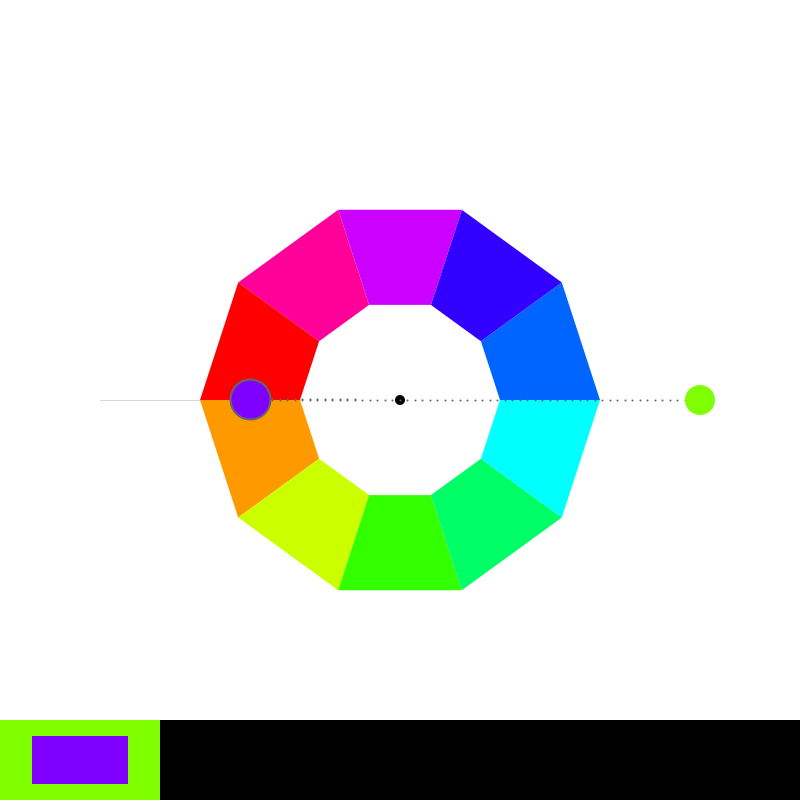
Frame 1 (no input)
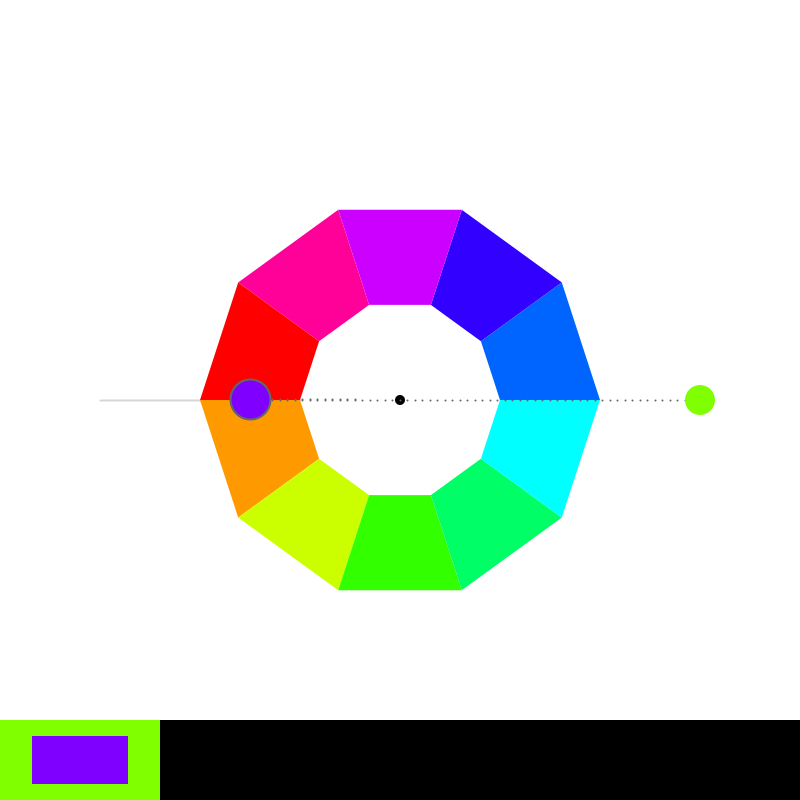
Frame 60 (the mouse pressed at the canvas centre just before this capture)
Frame 120 (the mouse held since frame 60 and released just before this capture): identical to frame 60, image omitted

The Processing sketch that drew these frames (run headless with seeded random() and noise(); from frame 60 on, the mouse is pressed at the canvas centre):

// Processing sketch: processing_152839
// ── processing_152839.pde

/*
 * Creative Coding
 * Week 4, 01 - an interactive colour wheel picker
 * by Indae Hwang and Jon McCormack
 * Copyright (c) 2014 Monash University
 *
 * This program draws an interactive colour selection wheel
 * Drag the colour circle around the hue wheel to change hue, change the distance
 * from the wheel to control brightness.
 *
 * Another colour circle is displayed showing the colour 180 degrees from the current colour
 * 
 */

// colourHandle: the user interface element to changing colours over the wheel
// It has a postion and a size
//
float colorHandleX;
float colorHandleY;
float handleSize = 30;

float brightHandleX;
float brightHandleY;
float brightHandleSize = 45;

// boolean isLocked
// the state of handle: when the color handle is pressed, 
// color hand is lockedâ��released as the left mouse button is released 
//
boolean isLocked = false;

// Wheel radius: inner and outer
//
float innerR = 100; // inner
float outerR = 200; // outer
float outerR2 = outerR * 1.5; // limit of the handle's "pull" range

// current and complementry colour
float hueValue = 90;
float brightValue = 100;
float complementryHue = 0;

int boxes = 5;
float[] boxHue = new float[boxes];
float[] boxBrightness = new float[boxes];
float[] boxCompHue = new float[boxes];

int currentBox = 0;


void setup() {

  size(800, 800);
  colorMode(HSB, 360, 100, 100); // use HSB colour mode, H=0->360, S=0->100, B=0->100

    colorHandleX = width/2+300;
    colorHandleY = height/2;
}


void draw() {
  //Since were using HSB colour mode this clears the display window to white
  //         H  S  B
  background(0, 0, 100);

  // draw reference line at the 0/360 hue boundary
  stroke(0, 40);
  line(width/2 - innerR, height/2, width/2 - outerR2, height/2);

  //draw itten's color wheel - we'll use a QUAD_STRIP for this
  noStroke();
  beginShape(QUAD_STRIP);
  for (int i=0; i<=10; i++) {
    float angle = radians(36*i-90); // 10 x 36 degree steps
    fill(36*i, 100, 100);

    //outside(top)
    vertex(width/2 + outerR*sin(angle), height/2 + outerR*cos(angle) );
    //inside(down)
    vertex(width/2 + innerR*sin(angle), height/2 + innerR*cos(angle) );
  }
  endShape(CLOSE);


  // colour handle Position Update
  colorHandleUpdate();

  //draw dotted line from center to colorhandle
  dotLine(width/2, height/2, colorHandleX, colorHandleY, 40); 

  //draw color handle
  noStroke();
  fill(0);
  ellipse(width/2, height/2, 10, 10);
  //   H         S    B
  fill(hueValue, 100, brightValue);
  ellipse(colorHandleX, colorHandleY, handleSize, handleSize );

  //complementry color for colorHandle (comHand)
  float angleComHand = map( atan2(colorHandleX-width/2, colorHandleY-height/2), -PI, PI, TWO_PI, 0) + HALF_PI;
  float radiusComeHand = 150;
  float comHandX = width/2  + radiusComeHand * cos(angleComHand);
  float comHandY = height/2 + radiusComeHand * sin(angleComHand);

  //dotline from center to comHand
  dotLine(width/2, height/2, comHandX, comHandY, 20); 

  complementryHue = calculateCompHue(hueValue);

  //println("hueValue: "+hueValue + " + "+"comhue: "+complementryHue);

  fill( complementryHue, 100, brightValue );
  ellipse(comHandX, comHandY, 40, 40);

  //set current box colors
  boxHue[currentBox] = hueValue;
  boxBrightness[currentBox] = brightValue;
  boxCompHue[currentBox] = complementryHue;

  drawBoxes();
}

void drawBoxes()
{
  for (int i = 0; i<boxes; i++)
  {
    noStroke();
    fill(boxHue[i], 100, boxBrightness[i]);
    float boxWidth = width/boxes;
    float boxHeight = height/10;
    rect(boxWidth*i, height-boxHeight, boxWidth*(i+1), height);

    fill(boxCompHue[i], 100, boxBrightness[i]);
    float innerBoxWidthOffset = (boxWidth - ((width/boxes)*.60))/2;
    float innerBoxHeightOffset = (boxHeight - ((height/10)*.60))/2;
    rect(boxWidth*i + innerBoxWidthOffset, height-boxHeight+ innerBoxHeightOffset, boxWidth - 2*innerBoxWidthOffset, boxHeight-2*innerBoxHeightOffset);
  }
}


/*
 * calculateCompHue
 *
 * Calculates the complimentary hue from the hue supplied
 */
float calculateCompHue(float hueValue) {

  // Calculate complimentary color with hueValue
  // The complimentary colour should be 180 degrees opposite the selected colour
  if (hueValue >= 180 && hueValue < 360) {
    return hueValue-180;
  } else 
    return hueValue+180;
}


/*
 * colorHandleUpdate
 *
 * Updates the position and orientation of the colour handle based on
 * mouse position when left mouse button is pressed.
 */
void colorHandleUpdate() {

  // isLocked will be true if we pressed the mouse down while over the handle
  if (isLocked) {

    // calculate angle of handle based on mouse position
    // atan2 value is in the range from pi to -pi
    float angle = atan2(mouseY-height/2, mouseX-width/2  );
    float distance = dist(mouseX, mouseY, width/2, height/2);
    float radius = constrain(distance, outerR, outerR2); 
    colorHandleX = width/2  + radius * cos(angle);
    colorHandleY = height/2 + radius * sin(angle);

    hueValue = map (degrees(angle), -180, 180, 360, 0);

    // map distance from outer edge of the wheel to brightness
    brightValue = map(radius, outerR, outerR2, 0, 100);

    //Shape for the locked colorHandle 
    noStroke(); 
    fill(0, 0, 85);
    ellipse(colorHandleX, colorHandleY, handleSize+20, handleSize+20);
  }
}


/*
 * isWithinCircle
 * boolean function that returns true if the mouse is within the circle with centre (x,y) radius r
 */
boolean isWithinCircle(float x, float y, float r) {
  float dist = dist(mouseX, mouseY, x, y);
  return (dist <= r);
}

/*
 * dotLine
 * draw a dotted line from (x1,y1) to (x2,y2)
 */
void dotLine(float x1, float y1, float x2, float y2, int dotDetail) {

  for (int i=0; i<=dotDetail; i++) {
    float dotDetailFloat = (float) dotDetail;
    float dotX = lerp(x1, x2, i/dotDetailFloat);
    float dotY = lerp(y1, y2, i/dotDetailFloat);
    strokeWeight(2);
    stroke(0, 0, 40);
    point(dotX, dotY);
  }
}

/*
 * mousePressed
 * When mouse button is first pressed, check if the user has pressed over the colour handle
 * If so, set isLocked to true to lock manipulation of the handle
 *
 */
void mousePressed() {
  if (isWithinCircle(colorHandleX, colorHandleY, handleSize)) {
    isLocked = true;
    currentBox = (boxes+(++currentBox))%boxes;
  }
}

/*
 * mouseReleased
 * Unlock control of the handle
 *
 */
void mouseReleased() {
  isLocked = false;
}
